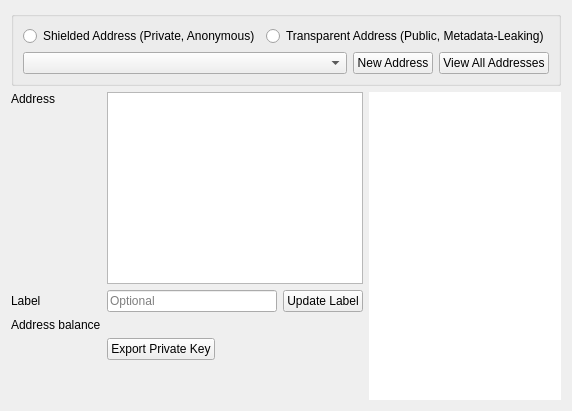
      <widget class="QWidget" name="tab_3">
       <attribute name="title">
        <string>Receive</string>
       </attribute>
       <layout class="QVBoxLayout" name="verticalLayout_5">
        <item>
         <layout class="QVBoxLayout" name="verticalLayout_8">
          <item>
           <widget class="QGroupBox" name="groupBox_6">
            <property name="title">
             <string></string>
            </property>
            <property name="flat">
             <bool>false</bool>
            </property>
            <property name="checkable">
             <bool>false</bool>
            </property>
            <layout class="QVBoxLayout" name="verticalLayout_9">
             <item>
              <layout class="QHBoxLayout" name="horizontalLayout_9">
               <item>
                <widget class="QRadioButton" name="rdioZSAddr">
                 <property name="text">
                  <string>Shielded Address (Private, Anonymous)</string>
                 </property>
                </widget>
               </item>
               <item>
                <widget class="QRadioButton" name="rdioTAddr">
                  <property name="visible">
		              <bool>false</bool>
		              </property>
                  <property name="sizePolicy">
                  <sizepolicy hsizetype="Preferred" vsizetype="Fixed">
                   <horstretch>0</horstretch>
                   <verstretch>0</verstretch>
                  </sizepolicy>
                 </property>
                 <property name="text">
                  <string>Transparent Address (Public, Metadata-Leaking)</string>
                 </property>
                </widget>
               </item>
              </layout>
             </item>
             <item>
              <layout class="QHBoxLayout" name="horizontalLayout_10">
               <item>
                <widget class="AddressCombo" name="listReceiveAddresses">
                 <property name="sizePolicy">
                  <sizepolicy hsizetype="Expanding" vsizetype="Fixed">
                   <horstretch>0</horstretch>
                   <verstretch>0</verstretch>
                  </sizepolicy>
                 </property>
                 <property name="duplicatesEnabled">
                  <bool>false</bool>
                 </property>
                </widget>
               </item>
               <item>
                <widget class="QPushButton" name="btnReceiveNewAddr">
                 <property name="text">
                  <string>New Address</string>
                 </property>
                </widget>
               </item>
               <item>
                <widget class="QPushButton" name="btnViewAllAddresses">
                 <property name="text">
                  <string>View All Addresses</string>
                 </property>
                </widget>
               </item>
              </layout>
             </item>
            </layout>
           </widget>
          </item>
          <item>
           <layout class="QHBoxLayout" name="horizontalLayout_11">
            <item>
             <layout class="QVBoxLayout" name="verticalLayout_10">
              <item>
               <layout class="QGridLayout" name="gridLayout_4">
                <item row="1" column="0">
                 <widget class="QLabel" name="label_7">
                  <property name="text">
                   <string>Label</string>
                  </property>
                 </widget>
                </item>
                <item row="1" column="2">
                 <widget class="QPushButton" name="rcvUpdateLabel">
                  <property name="text">
                   <string>Update Label</string>
                  </property>
                 </widget>
                </item>
                <item row="2" column="1" colspan="2">
                 <widget class="QLabel" name="rcvBal">
                  <property name="text">
                   <string/>
                  </property>
                 </widget>
                </item>
                <item row="2" column="0">
                 <widget class="QLabel" name="label_21">
                  <property name="text">
                   <string>Address balance</string>
                  </property>
                 </widget>
                </item>
                <item row="1" column="1">
                 <widget class="QLineEdit" name="rcvLabel">
                  <property name="maxLength">
                   <number>40</number>
                  </property>
                  <property name="placeholderText">
                   <string>Optional</string>
                  </property>
                 </widget>
                </item>
                <item row="0" column="1" colspan="2">
                 <widget class="QPlainTextEdit" name="txtReceive">
                  <property name="sizePolicy">
                   <sizepolicy hsizetype="Expanding" vsizetype="Preferred">
                    <horstretch>0</horstretch>
                    <verstretch>0</verstretch>
                   </sizepolicy>
                  </property>
                  <property name="readOnly">
                   <bool>true</bool>
                  </property>
                 </widget>
                </item>
                <item row="3" column="1" colspan="2">
                 <layout class="QHBoxLayout" name="horizontalLayout_16">
                  <item>
                   <widget class="QPushButton" name="exportKey">
                    <property name="text">
                     <string>Export Private Key</string>
                    </property>
                   </widget>
                  </item>
                  <item>
                   <spacer name="horizontalSpacer_5">
                    <property name="orientation">
                     <enum>Qt::Horizontal</enum>
                    </property>
                    <property name="sizeHint" stdset="0">
                     <size>
                      <width>40</width>
                      <height>20</height>
                     </size>
                    </property>
                   </spacer>
                  </item>
                 </layout>
                </item>
                <item row="0" column="0">
                 <widget class="QLabel" name="label_10">
                  <property name="text">
                   <string>Address</string>
                  </property>
                  <property name="alignment">
                   <set>Qt::AlignLeading|Qt::AlignLeft|Qt::AlignTop</set>
                  </property>
                 </widget>
                </item>
               </layout>
              </item>
              <item>
               <spacer name="verticalSpacer_5">
                <property name="orientation">
                 <enum>Qt::Vertical</enum>
                </property>
                <property name="sizeHint" stdset="0">
                 <size>
                  <width>20</width>
                  <height>40</height>
                 </size>
                </property>
               </spacer>
              </item>
             </layout>
            </item>
            <item>
             <widget class="QRCodeLabel" name="qrcodeDisplay">
              <property name="sizePolicy">
               <sizepolicy hsizetype="Expanding" vsizetype="Expanding">
                <horstretch>0</horstretch>
                <verstretch>0</verstretch>
               </sizepolicy>
              </property>
              <property name="styleSheet">
               <string notr="true">background-color: #fff</string>
              </property>
              <property name="text">
               <string/>
              </property>
             </widget>
            </item>
           </layout>
          </item>
         </layout>
        </item>
       </layout>
      </widget>
